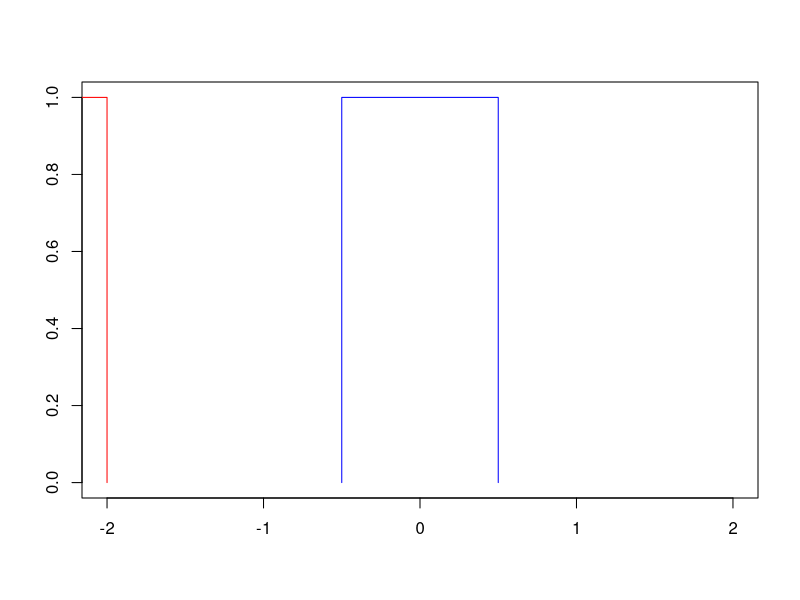
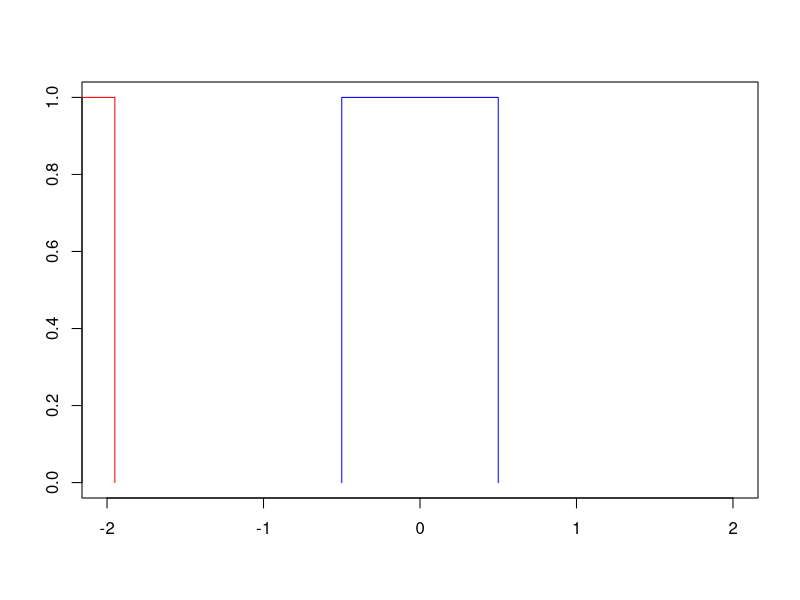
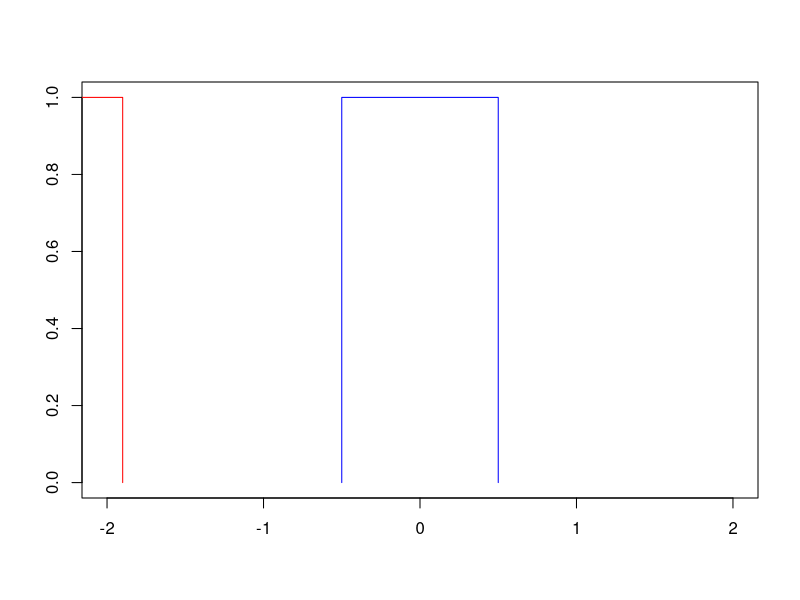
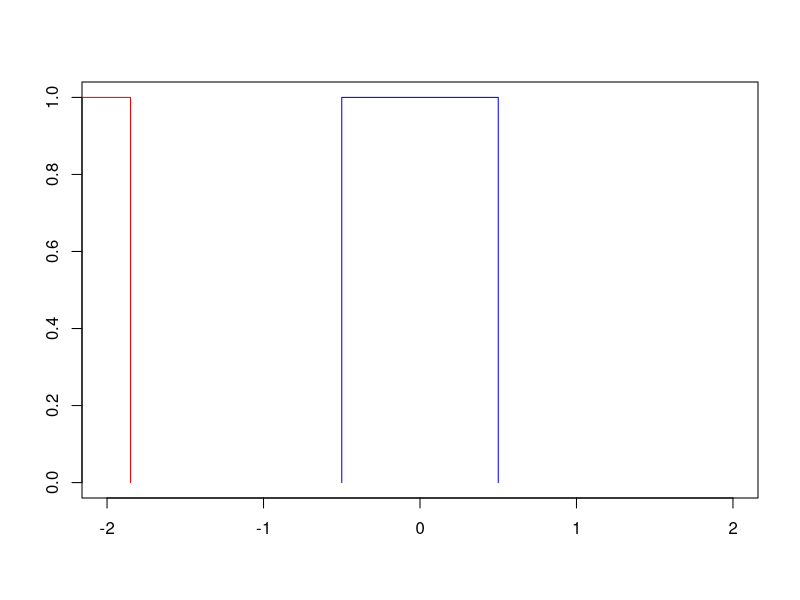
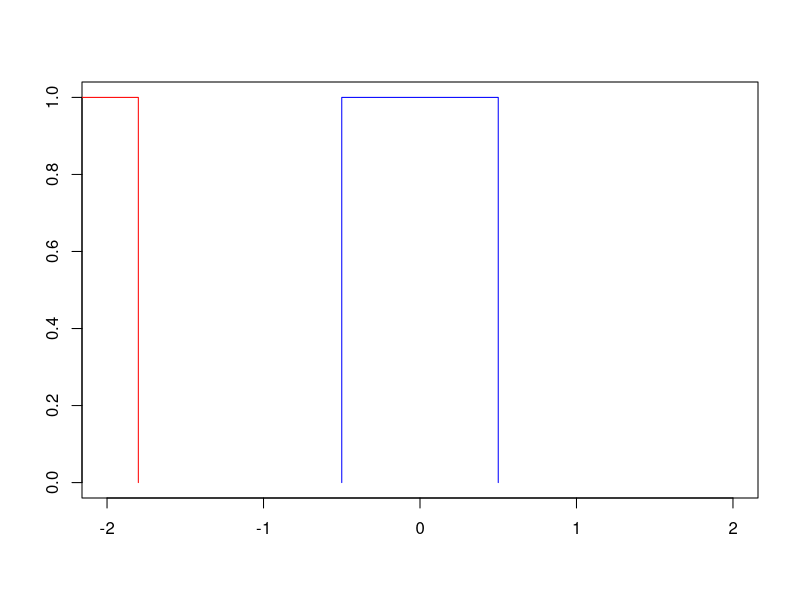
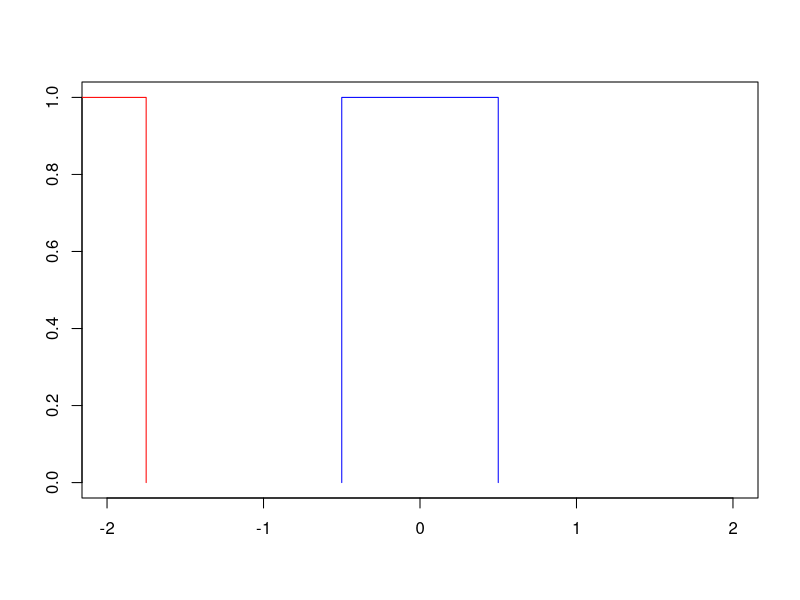
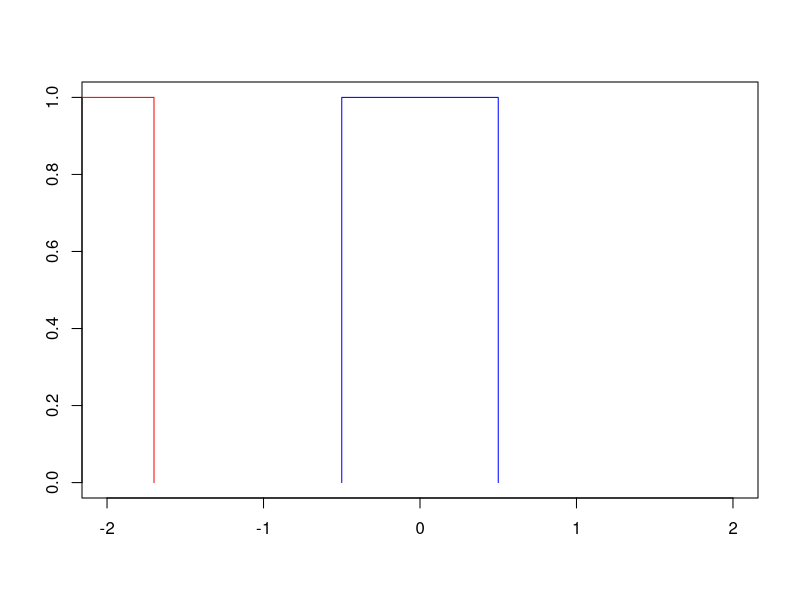
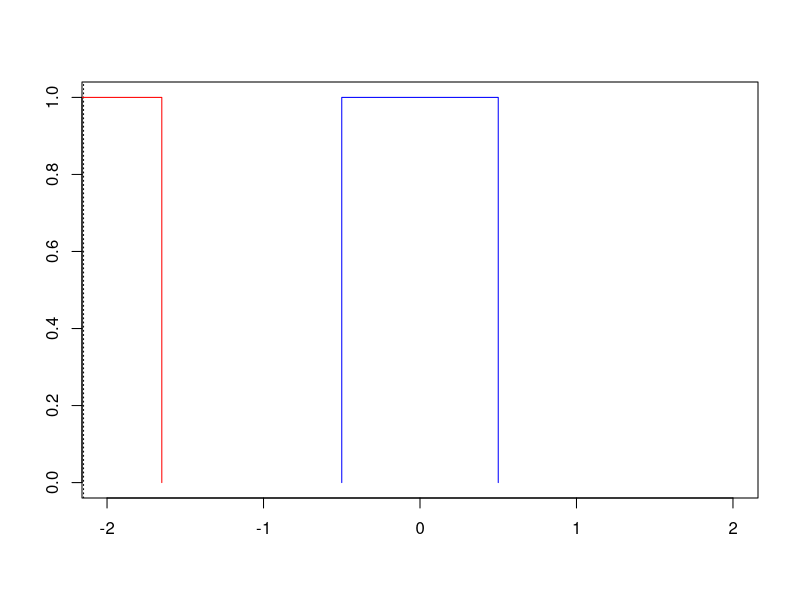

Recreate these plots in R, in order.
# TODO: Add comment
# 
# Author: Ruth
###############################################################################

plotfun <- function(x) {
	plot( c(-0.5,-0.5,0.5,0.5), c(0,1,1,0), col='blue', xlim=c(-2,2),
			type='l', xlab='', ylab='' )
	if( x > -1 && x < 0 ) {
		polygon( c(-0.5, -0.5, x+0.5, x+0.5), c(0,1,1,0), col='yellow', border=NA )
		lines( c(-0.5, -0.5, 0.5, 0.5), c(0,1,1,0), col='blue' )
		lines( c(-1,x), c(0,x+1) )
	} else if( x >= 0 && x < 1 ) {
		polygon( c(x-0.5, x-0.5, 0.5, 0.5), c(0,1,1,0), col='yellow', border=NA )
		lines( c(-0.5, -0.5, 0.5, 0.5), c(0,1,1,0), col='blue' )
		lines( c(-1,0,x), c(0,1,1-x) )
	} else if (x >= 1) {
		lines( c(-1,0,1), c(0,1,0) )
	}
	abline(v=x, lty=3)
	lines( c(x-0.5,x-0.5,x+0.5,x+0.5), c(0,1,1,0), col='red' )
}

dev.new(height=3, width=6)

for(i in seq(-2.5, 2.5, 0.05) ) {
	plotfun(i)
	Sys.sleep(0.1)
}

